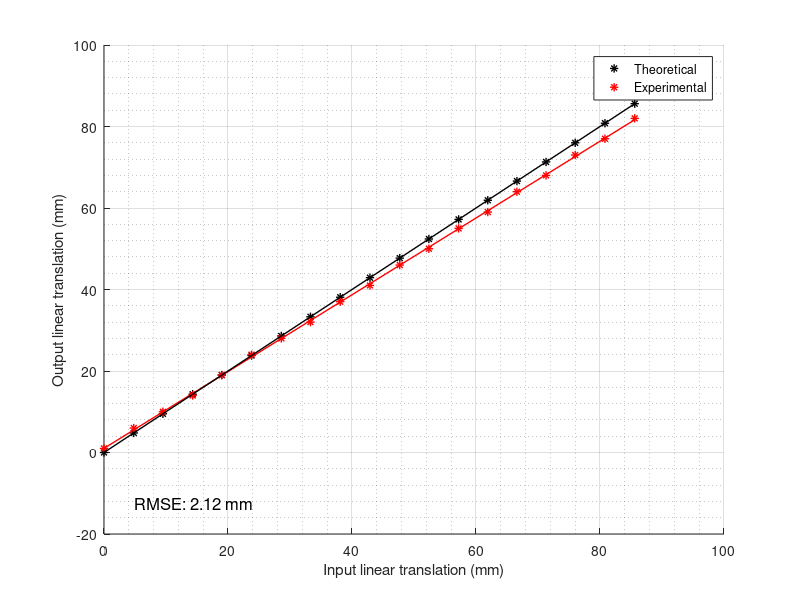
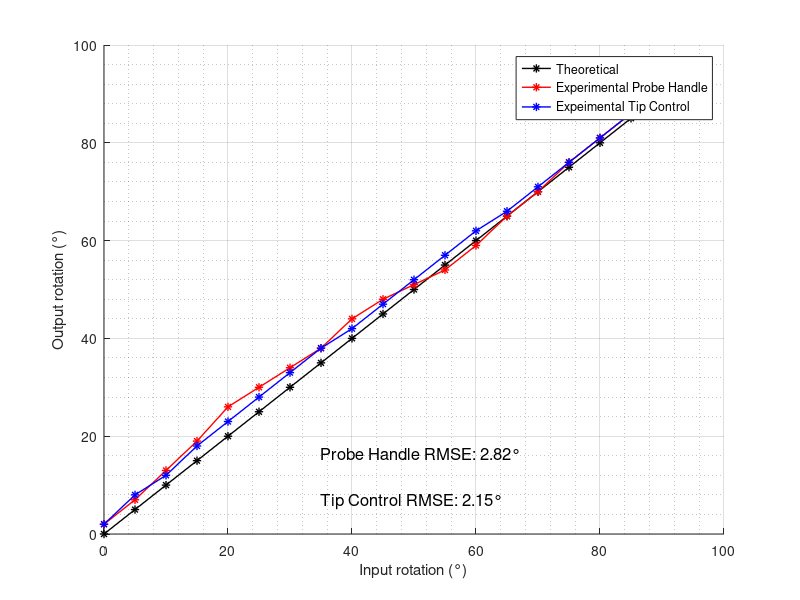

Here is the MATLAB script that generated these plots, in order:
clear all;
clc;
%%
extensionTheo = [0, 4.8, 9.5, 14.3, 19, 23.8, 28.6, 33.3, 38.1, 42.9, 47.7, 52.4, 57.2, 61.9, 66.6, 71.3, 76, 80.8, 85.6];
extensionActual = [1, 6, 10, 14, 19, 24, 28, 32, 37, 41, 46, 50, 55, 59, 64, 68, 73, 77, 82];

% Fit a line (1st degree polynomial) to the data
p = polyfit(extensionTheo, extensionActual,  1);  % 1 indicates fitting a line (1st degree polynomial)

% Generate points for the line of best fit
xFit = linspace(min(extensionTheo), max(extensionTheo), length(extensionTheo));
yFit = polyval(p, xFit);

% Fit a line (1st degree polynomial) to the data
p2 = polyfit(extensionTheo, extensionTheo, 1);  % 1 indicates fitting a line (1st degree polynomial)

% Generate points for the line of best fit
xFit2 = linspace(min(extensionTheo), max(extensionTheo), length(extensionTheo));
yFit2 = polyval(p2, xFit2);

% Step 1: Calculate the differences
differences = extensionActual - extensionTheo

% Step 2: Square the differences
squared_differences = differences.^ 2;  % Element-wise square

% Step 3: Calculate the mean of squared differences
mean_squared_difference = mean(squared_differences);

% Step 4: Take the square root to get RMSE
rmse = sqrt(mean_squared_difference);

fprintf('Root Mean Squared Error (RMSE): %.2f\n', rmse);

figure(1)
hold on;
plot(extensionTheo,extensionTheo,'k*','LineWidth', 1)
plot(extensionTheo,extensionActual,'r*','LineWidth', 1)
plot(xFit,yFit,'r','LineWidth', 1)
plot(xFit2,yFit2,'k','LineWidth', 1)
xlabel("Input linear translation (mm)")
ylabel("Output linear translation (mm)")
legend("Theoretical", "Experimental")
% Add the RMSE value as text at the bottom left
text('Units', 'normalized', 'Position', [0.05, 0.05], 'String', sprintf('RMSE: %.2f mm', rmse), 'FontSize', 12, 'Color', 'k', 'HorizontalAlignment', 'left', 'VerticalAlignment', 'bottom');
grid on;
grid minor;

%%
rotTheo = -1*[-90, -85, -80, -75, -70, -65, -60, -55, -50, -45, -40, -35, -30, -25, -20, -15, -10, -5, 0];
rotHand = -1*[-91, -86, -81, -76, -70, -65, -59, -54, -51, -48, -44, -38, -34, -30, -26, -19, -13, -7, -2];
rotTip = -1*[-91, -86, -81, -76, -71, -66, -62, -57, -52, -47, -42, -38, -33, -28, -23, -18, -12, -8, -2];

% Step 1: Calculate the differences
differences = rotHand - rotTheo

% Step 2: Square the differences
squared_differences = differences.^ 2;  % Element-wise square

% Step 3: Calculate the mean of squared differences
mean_squared_difference = mean(squared_differences);

% Step 4: Take the square root to get RMSE
rmseHand = sqrt(mean_squared_difference);

% Step 1: Calculate the differences
differences = rotTip - rotTheo

% Step 2: Square the differences
squared_differences = differences.^ 2;  % Element-wise square

% Step 3: Calculate the mean of squared differences
mean_squared_difference = mean(squared_differences);

% Step 4: Take the square root to get RMSE
rmseTip = sqrt(mean_squared_difference);

figure(2)
hold on;
plot(rotTheo,rotTheo,'k-*','LineWidth', 1)
plot(rotTheo,rotHand,'r-*','LineWidth', 1)
plot(rotTheo,rotTip,'b-*','LineWidth', 1)
xlabel("Input rotation (°)")
ylabel("Output rotation (°)")
legend("Theoretical", "Experimental Probe Handle", "Expeimental Tip Control")
% Add the RMSE value as text at the bottom left
text('Units', 'normalized', 'Position', [0.35, 0.15], 'String', sprintf('Probe Handle RMSE: %.2f°', rmseHand), 'FontSize', 12, 'Color', 'k', 'HorizontalAlignment', 'left', 'VerticalAlignment', 'bottom');
text('Units', 'normalized', 'Position', [0.35, 0.05], 'String', sprintf('Tip Control RMSE: %.2f°', rmseTip), 'FontSize', 12, 'Color', 'k', 'HorizontalAlignment', 'left', 'VerticalAlignment', 'bottom');
grid on;
grid minor;